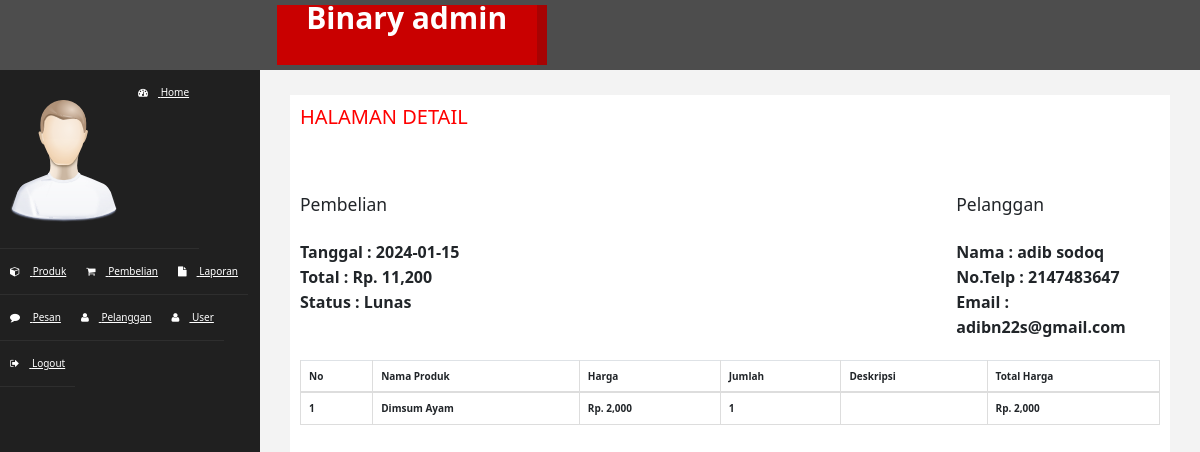
The page /Admin/index.php?halaman=detail&id=25 on the database its author committed.
### tables this page shows
CREATE TABLE `pembelian` (
  `id_pembelian` int(11) NOT NULL,
  `id_user` int(11) NOT NULL,
  `tanggal_pembelian` date NOT NULL,
  `deskripsi_pembelian` varchar(255) NOT NULL,
  `total_pembelian` int(11) NOT NULL,
  `status_pembelian` varchar(100) NOT NULL DEFAULT 'pending',
  `no_pengiriman` varchar(255) NOT NULL
);

CREATE TABLE `user2` (
  `id_user` int(11) NOT NULL,
  `nama` varchar(30) NOT NULL,
  `email` varchar(50) NOT NULL,
  `password` varchar(250) NOT NULL,
  `No_telp` int(13) NOT NULL,
  `Alamat` varchar(100) NOT NULL,
  `roleId` int(5) NOT NULL
);

CREATE TABLE `pembelian_produk` (
  `id_pembelian_produk` int(11) NOT NULL,
  `id_pembelian` int(11) NOT NULL,
  `id_produk` int(11) NOT NULL,
  `jumlah` int(50) NOT NULL,
  `deskripsi_pembelian` varchar(255) NOT NULL,
  `total_harga` int(100) NOT NULL
);

CREATE TABLE `produk` (
  `id_produk` int(11) NOT NULL,
  `nama_produk` varchar(100) NOT NULL,
  `kategori` varchar(100) NOT NULL,
  `harga_produk` int(100) NOT NULL,
  `foto_produk` varchar(100) NOT NULL,
  `deskripsi` varchar(300) NOT NULL,
  `stok` varchar(50) NOT NULL
);

### Admin/detail.php (the view, shortened to what this page needs)
<?php
include 'koneksi.php';
?>
<!doctype html>
<html lang="en">
  <head>
    <link href="https://cdn.jsdelivr.net/npm/bootstrap@5.1.3/dist/css/bootstrap.min.css" rel="stylesheet">
    <h2>HALAMAN DETAIL</h2>
    <?php $sql=mysqli_query($conn,"SELECT * FROM pembelian JOIN user2 ON pembelian.id_user=user2.id_user WHERE pembelian.id_pembelian='$_GET[id]'");?>
    <?php $data=mysqli_fetch_assoc($sql);?>
    <strong>
    <p>
    </p>
    <p>
    </p>
    <div class="row">
        <div class="col-md-9 text-start">
            <h3>Pembelian</h3>
            <p>
                Tanggal : <?php echo $data['tanggal_pembelian']; ?> <br>
                Total :   Rp. <?php echo number_format($data['total_pembelian']); ?><br>
                Status : <?php echo $data["status_pembelian"];?>
            </p>
        </div>
        <div class="col-md-3 text-start mb-3">
            <h3>Pelanggan</h3>
            <p> Nama : <?php echo $data['nama'];?><br>
                No.Telp : <?php echo $data['No_telp']; ?> <br>
                Email :   <?php echo $data['email']; ?>
            </p>
        </div>
    </div>
    <table class="table table-bordered">
        <thead>
            <tr>
                <th>No</th>
                <th>Nama Produk</th>
                <th>Harga</th>
                <th>Jumlah</th>
                <th>Deskripsi</th>
                <th>Total Harga</th>
            </tr>
        </thead>
        <tbody>
            <?php $nomor=1; ?>
            <?php $sql=mysqli_query($conn,"SELECT * FROM pembelian_produk JOIN produk ON pembelian_produk.id_produk=produk.id_produk
            WHERE pembelian_produk.id_pembelian='$_GET[id]'");?>
            <?php while($data=mysqli_fetch_assoc($sql)) {?>
            <tr>
                <td><?php echo $nomor; ?></td>
                <td><?php echo $data['nama_produk']; ?></td>
                <td>Rp. <?php echo number_format($data['harga_produk']); ?></td>
                <td><?php echo $data['jumlah']; ?></td>
                <td><?php echo $data['deskripsi_pembelian']; ?></td>
                <td>Rp. <?php echo number_format($data['jumlah']*$data['harga_produk']); ?></td>
            </tr>
            <?php $nomor++; ?>
            <?php } ?>
        </tbody>
    </table>
  </body>
</html>

### Admin/assets/css/custom.css (style rules this page uses)
body { font-family: 'Open Sans', sans-serif; }
h2 { color: #f00; }
p { font-size:16px; line-height:25px; padding-top:20px; }

### rows shown on the page
pembelian: tanggal_pembelian "2024-01-15", total_pembelian "11,200", status_pembelian "Lunas", id_user.nama "adib sodoq", id_user.No_telp "2147483647", id_user.email "adibn22s@gmail.com"
pembelian_produk: id_produk.nama_produk "Dimsum Ayam", id_produk.harga_produk "2,000", jumlah "1", $data['jumlah']*$data['harga_produk'] "2,000"
